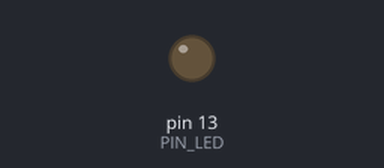
Simulated run of this sketch. Board: Arduino Uno, built with avr-gcc and run on an emulated ATmega328P. On the bench: output pins drawn as LEDs (lit = HIGH).

Above: at 1.0 s.
At 3.0 s:
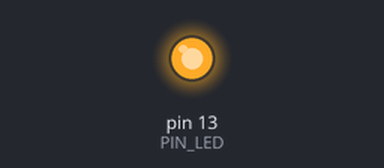
Timing chart, 0 to 5.2 s (numbered marks = the images above):
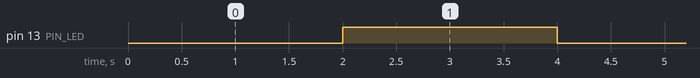

Measured:
- by itself, pin 13 (PIN_LED): alternates HIGH for 2.0 s and LOW for 2.0 s

The sketch:

square.ino
```cpp
// #include <HopeDuino_Buzz.h>

// buzzClass Buzz;

const byte PIN_LED = 13;

// byte music[18] = {
//     SM_1, SM_2, SH_3, SM_1,
//     20, 20, 20, 20};

void setup()
{
    pinMode(PIN_LED, OUTPUT);
    digitalWrite(PIN_LED, HIGH);

    // Buzz.vBuzzInit();
    // Buzz.vBuzzPlay(music, 4);
}

void loop()
{
    digitalWrite(PIN_LED, LOW);
    delay(1000 * 2);
    digitalWrite(PIN_LED, HIGH);
    delay(1000 * 2);
}
```
